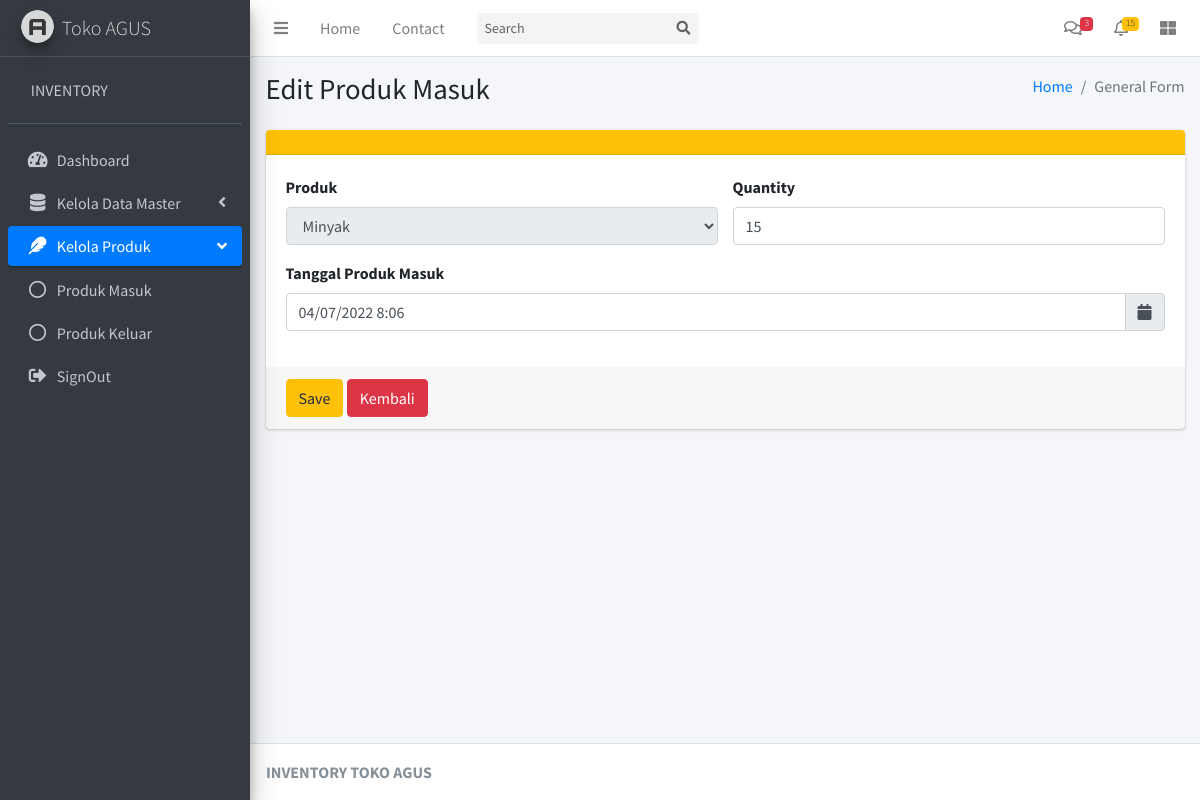
The app's page /ControllerPengelolaanBarang/edit_brg_masuk/1, older data.
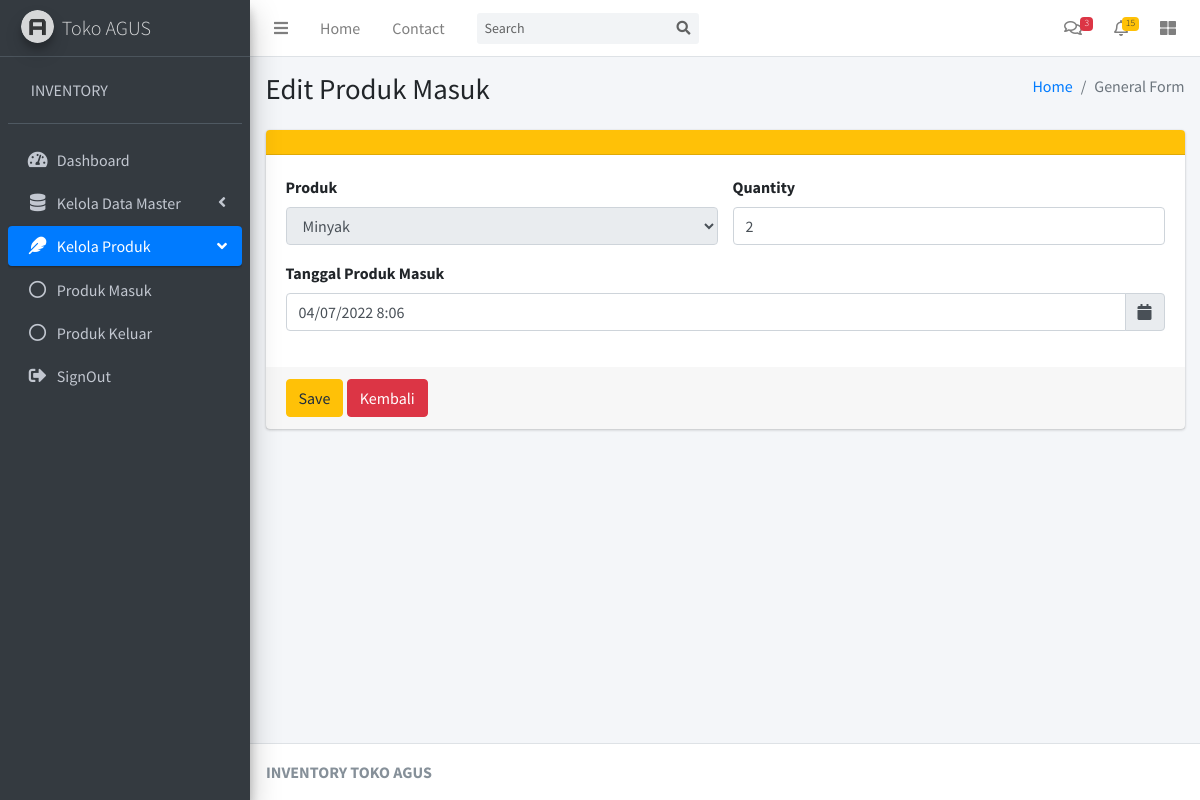
The same page, newer data.
### tables this page shows
CREATE TABLE `produk_masuk` (
  `id_produk_masuk` int(11) NOT NULL,
  `id_produk` int(11) NOT NULL,
  `qty` varchar(20) NOT NULL,
  `create_time` timestamp NOT NULL DEFAULT current_timestamp(),
  `tgl_masuk` varchar(15) NOT NULL
);

### application/controllers/ControllerPengelolaanBarang.php (called while the page is built, shortened)
<?php
class ControllerPengelolaanBarang extends CI_Controller
{
    public function __construct()
    {
        $this->load->model('KelolaProduk');
        $this->load->model('DataMaster');
    }
    public function edit_brg_masuk($id)
    {
        $this->form_validation->set_rules('qty', 'Quantity', 'required');
        $this->form_validation->set_rules('tgl', 'Tanggal Masuk', 'required');
        if ($this->form_validation->run() == FALSE) {
            $data = array(
                'produk' => $this->DataMaster->select_produk(),
                'brg_masuk' => $this->KelolaProduk->edit_brg_masuk($id)
            );
            $this->load->view('Layout/head');
            $this->load->view('Layout/navbar');
            $this->load->view('Layout/aside');
            $this->load->view('Content/edit_brg_masuk', $data);
            $this->load->view('Layout/footer');
        }
    }
}

### index.php (called while the page is built, shortened)
<?php
require_once BASEPATH.'core/CodeIgniter.php';

### application/models/DataMaster.php (called while the page is built, shortened)
<?php
class DataMaster extends CI_Model
{
    public function select_produk()
    {
        $this->db->select('*');
        $this->db->from('produk');
        $this->db->join('kategori', 'produk.id_kategori = kategori.id_kategori', 'left');
        $this->db->join('supplier', 'produk.id_supplier = supplier.id_supplier', 'left');
        return $this->db->get()->result();
    }
}

### application/models/KelolaProduk.php (called while the page is built, shortened)
<?php
class KelolaProduk extends CI_Model
{
    public function edit_brg_masuk($id)
    {
        $this->db->select('*');
        $this->db->from('produk_masuk');
        $this->db->join('produk', 'produk_masuk.id_produk = produk.id_produk', 'left');
        $this->db->where('produk_masuk.id_produk_masuk', $id);
        return $this->db->get()->row();
    }
}

### application/views/Content/edit_brg_masuk.php (the view, shortened to what the changed rows need)
<div class="content-wrapper">
    <section class="content-header">
        <div class="container-fluid">
            <div class="row mb-2">
                <div class="col-sm-6">
                    <h1>Edit Produk Masuk</h1>
                </div>
            </div>
        </div>
    </section>
    <section class="content">
        <div class="container-fluid">
            <div class="row">
                <div class="col-md-12">
                    <div class="card card-warning">
                        <form action="<?= base_url('ControllerPengelolaanBarang/edit_brg_masuk/' . $brg_masuk->id_produk_masuk) ?>" method="POST" role="form">
                            <div class="card-body">
                                <div class="row">
                                    <div class="col-lg-6">
                                        <div class="form-group">
                                            <label for="exampleInputPassword1">Quantity</label>
                                            <input type="number" value="<?= $brg_masuk->qty ?>" name="qty" class="form-control" id="exampleInputPassword1" placeholder="Masukkan Quantity">
                                        </div>
                                    </div>
                                </div>
                                <div class="form-group">
                                    <div class="input-group date" id="reservationdate" data-target-input="nearest">
                                        <input type="text" name="tgl" value="<?= $brg_masuk->tgl_masuk ?>" class="form-control datetimepicker-input" placeholder="Masukkan Tanggal Barang Masuk" data-target="#reservationdate" />
                                        <div class="input-group-append" data-target="#reservationdate" data-toggle="datetimepicker">
                                            <div class="input-group-text"><i class="fa fa-calendar"></i></div>
                                        </div>
                                    </div>
                                </div>
                            </div>
                        </form>
                    </div>
                </div>
            </div>
        </div>
    </section>
</div>

Row changes from the older to the newer data that the page shows:
changed produk_masuk: qty "15" → "2"
